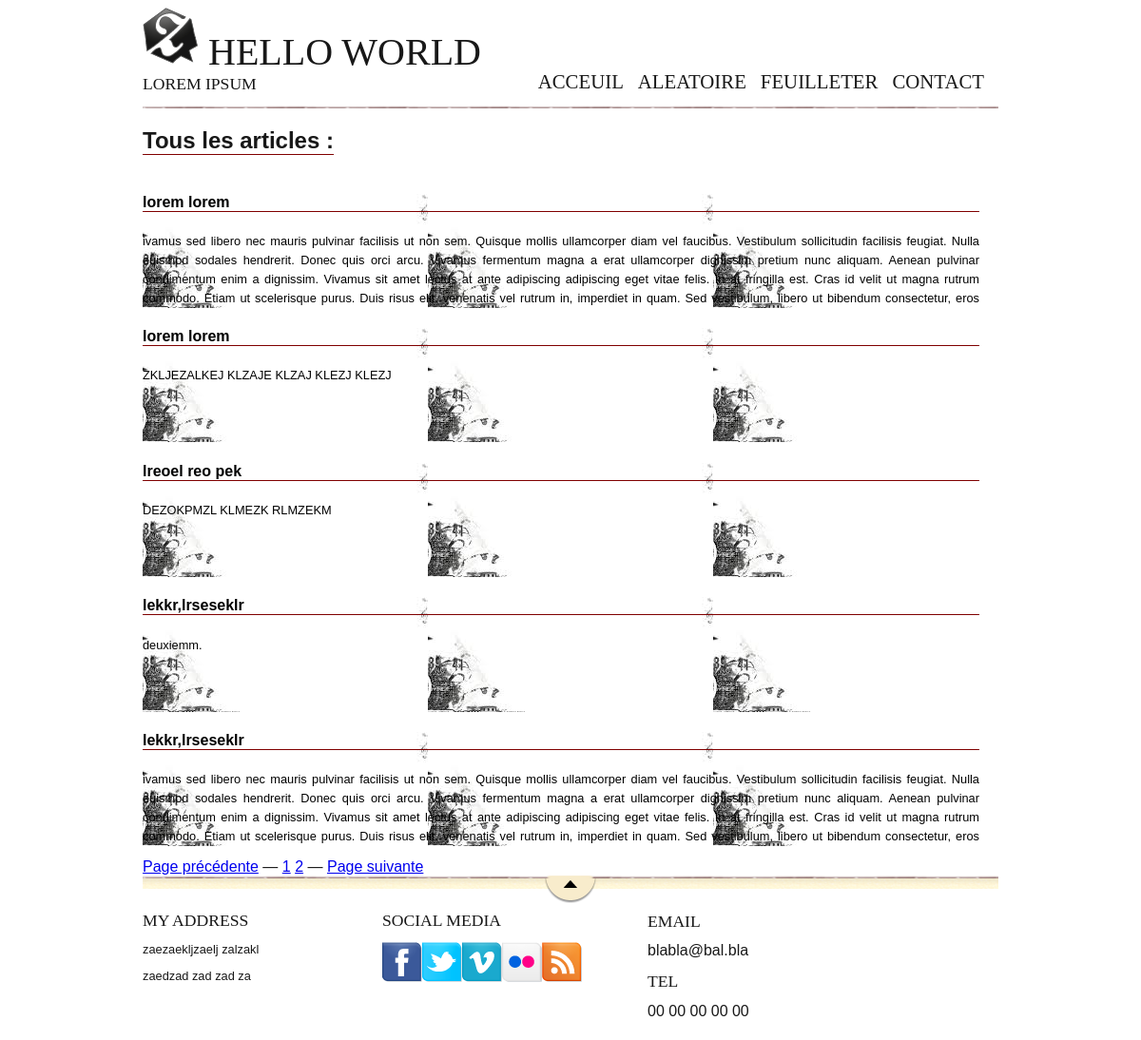
The page /all.php?page=2 on the database as committed earlier.
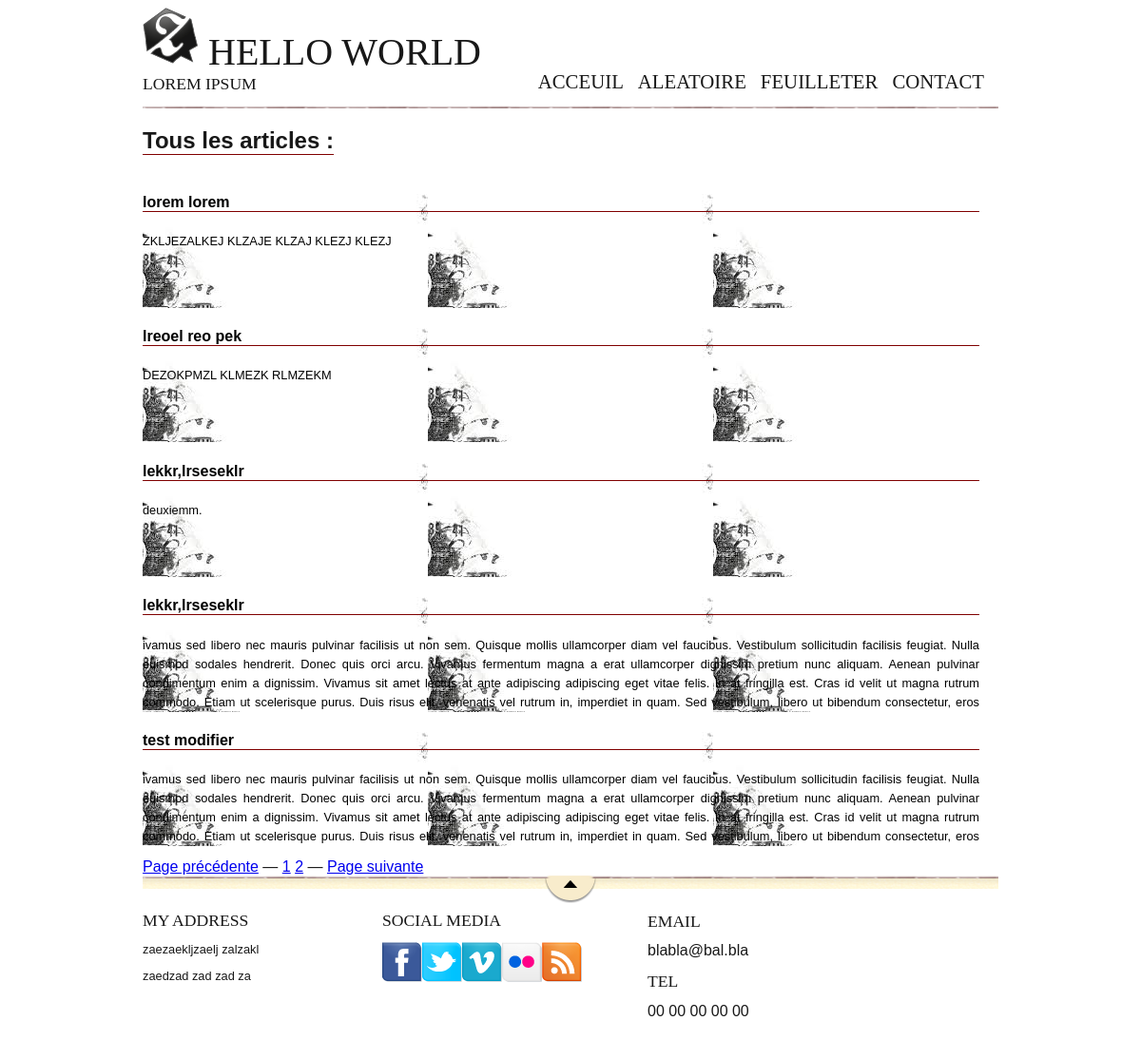
The same page on the database as committed later.
### tables this page shows
CREATE TABLE IF NOT EXISTS `article` (
  `id_article` int(11) NOT NULL AUTO_INCREMENT,
  `contenu` text NOT NULL,
  `id_admin` int(11) NOT NULL,
  `da` datetime NOT NULL,
  `label` text NOT NULL,
  `views` int(11) NOT NULL DEFAULT '0',
  PRIMARY KEY (`id_article`),
  KEY `article_fk0` (`id_admin`)
);

### all.php (the view, shortened to what this page needs)
<!DOCTYPE html>
<html>
   <head>
      <link rel="stylesheet" href="css/style.css" />
   </head>
   <body>
      <?php   $servername = "localhost";
         $username = "root";
         $password = "";
         $conn = new mysqli($servername, $username, $password,'news'); ?>
      <div id="bloc_page">
         <h2 style="border-bottom: 1px solid maroon;display: inline-block;">Tous les articles : </h2>
         <article>
            <?php
               $limit=5;
               $page=$_GET["page"];
               $deb=($_GET["page"]-1)*$limit;
               $sql = "SELECT id_article,contenu,da,label FROM article order by id_article desc limit 5 OFFSET ". $deb;
                                  $result = $conn->query($sql);
                                  while ($row = mysqli_fetch_assoc($result)) {
                                     echo  '<a href="post.php?id='.$row["id_article"].'"><div class="art">
                                  <h4>'.$row['label'].'</h4>
                                  <p>'.$row['contenu'].'</p>
                                  </a></div>';
                                  }
                                  $resultFoundRows = $conn->query('SELECT found_rows() AS num');
                                  $nombredElementsTotal = mysqli_fetch_assoc($resultFoundRows);
                                  $nombreDePages = ceil($nombredElementsTotal["num"] / $limit);
                                  if ($page > 1){
                  ?>
                  <a href="?page=<?php echo $page - 1; ?>">Page précédente</a> — <?php
               }
               					for ($i = 1; $i <= $nombreDePages; $i++){
                   ?><a href="?page=<?php echo $i; ?>"><?php echo $i; ?></a> <?php
               }
               		if ($page==$nombreDePages){
                   ?>— <a href="?page=<?php echo $page + 1;?>">Page suivante</a><?php
               }
               ?>
   </body>
</html>

Rows that differ between the two databases and show on the page:
removed article: label "lorem lorem", contenu "ivamus sed libero nec mauris pulvinar facilisis ut non sem. Quisque mollis ullamcorper diam vel faucibus. Vestibulum sollicitudin facilisis feugiat. Nulla euismod sodales hendrerit. Donec quis orci arcu. Vivamus fermentum magna a erat ullamcorper dignissim pretium nunc aliquam. Aenean pulvinar condimentum enim a dignissim. Vivamus sit amet lectus at ante adipiscing adipiscing eget vitae felis. In at fringilla est. Cras id velit ut magna rutrum commodo. Etiam ut scelerisque purus. Duis risus elit, venenatis vel rutrum in, imperdiet in quam. Sed vestibulum, libero ut bibendum consectetur, eros…"
now on this page (row edited): article: label "test modifier", contenu "ivamus sed libero nec mauris pulvinar facilisis ut non sem. Quisque mollis ullamcorper diam vel faucibus. Vestibulum sollicitudin facilisis feugiat. Nulla euismod sodales hendrerit. Donec quis orci arcu. Vivamus fermentum magna a erat ullamcorper dignissim pretium nunc aliquam. Aenean pulvinar condimentum enim a dignissim. Vivamus sit amet lectus at ante adipiscing adipiscing eget vitae felis. In at fringilla est. Cras id velit ut magna rutrum commodo. Etiam ut scelerisque purus. Duis risus elit, venenatis vel rutrum in, imperdiet in quam. Sed vestibulum, libero ut bibendum consectetur, eros…"
